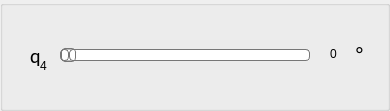
                <widget class="QGroupBox" name="q4_slider_group">
                    <property name="geometry">
                        <rect>
                            <x>40</x>
                            <y>410</y>
                            <width>390</width>
                            <height>111</height>
                        </rect>
                    </property>
                    <property name="minimumSize">
                        <size>
                            <width>2</width>
                            <height>0</height>
                        </size>
                    </property>
                    <property name="title">
                        <string />
                    </property>
                    <widget class="QLabel" name="q4_label2">
                        <property name="geometry">
                            <rect>
                                <x>40</x>
                                <y>50</y>
                                <width>21</width>
                                <height>31</height>
                            </rect>
                        </property>
                        <property name="text">
                            <string>4</string>
                        </property>
                    </widget>
                    <widget class="QSlider" name="q4_slider">
                        <property name="geometry">
                            <rect>
                                <x>60</x>
                                <y>40</y>
                                <width>250</width>
                                <height>30</height>
                            </rect>
                        </property>
                        <property name="styleSheet">
                            <string notr="true">QSlider::groove:horizontal {
                                border: 1px solid #bbb;
                                background: white;
                                height: 10px;
                                border-radius: 4px;
                                }

                                QSlider::sub-page:horizontal {
                                background: qlineargradient(x1: 0, y1: 0, x2: 0, y2: 1,
                                stop: 0 #66e, stop: 1 #bbf);
                                background: qlineargradient(x1: 0, y1: 0.2, x2: 1, y2: 1,
                                stop: 0 #bbf, stop: 1 #55f);
                                border: 1px solid #777;
                                height: 10px;
                                border-radius: 4px;
                                }

                                QSlider::add-page:horizontal {
                                background: #fff;
                                border: 1px solid #777;
                                height: 10px;
                                border-radius: 4px;
                                }

                                QSlider::handle:horizontal {
                                background: qlineargradient(x1:0, y1:0, x2:1, y2:1,
                                stop:0 #eee, stop:1 #ccc);
                                border: 1px solid #777;
                                width: 13px;
                                margin-top: -2px;
                                margin-bottom: -2px;
                                border-radius: 4px;
                                }

                                QSlider::handle:horizontal:hover {
                                background: qlineargradient(x1:0, y1:0, x2:1, y2:1,
                                stop:0 #fff, stop:1 #ddd);
                                border: 1px solid #444;
                                border-radius: 4px;
                                }

                                QSlider::sub-page:horizontal:disabled {
                                background: #bbb;
                                border-color: #999;
                                }

                                QSlider::add-page:horizontal:disabled {
                                background: #eee;
                                border-color: #999;
                                }

                                QSlider::handle:horizontal:disabled {
                                background: #eee;
                                border: 1px solid #aaa;
                                border-radius: 4px;
                                }</string>
                        </property>
                        <property name="orientation">
                            <enum>Qt::Horizontal</enum>
                        </property>
                    </widget>
                    <widget class="QLabel" name="q4_label2_2">
                        <property name="geometry">
                            <rect>
                                <x>30</x>
                                <y>40</y>
                                <width>16</width>
                                <height>31</height>
                            </rect>
                        </property>
                        <property name="styleSheet">
                            <string notr="true"> QLabel{

                                font-size: 20px;
                                font-family: Calibri;

                                }</string>
                        </property>
                        <property name="text">
                            <string>q</string>
                        </property>
                    </widget>
                    <widget class="QWidget" name="layoutWidget">
                        <property name="geometry">
                            <rect>
                                <x>330</x>
                                <y>40</y>
                                <width>51</width>
                                <height>27</height>
                            </rect>
                        </property>
                        <layout class="QHBoxLayout" name="horizontalLayout_5">
                            <property name="spacing">
                                <number>0</number>
                            </property>
                            <item>
                                <widget class="QLabel" name="q4">
                                    <property name="text">
                                        <string>0</string>
                                    </property>
                                </widget>
                            </item>
                            <item>
                                <widget class="QLabel" name="degreeLabel_4">
                                    <property name="styleSheet">
                                        <string notr="true"> QLabel{

                                            font-size: 20px;
                                            font-family: Calibri;

                                            }</string>
                                    </property>
                                    <property name="text">
                                        <string>°</string>
                                    </property>
                                </widget>
                            </item>
                        </layout>
                    </widget>
                </widget>
